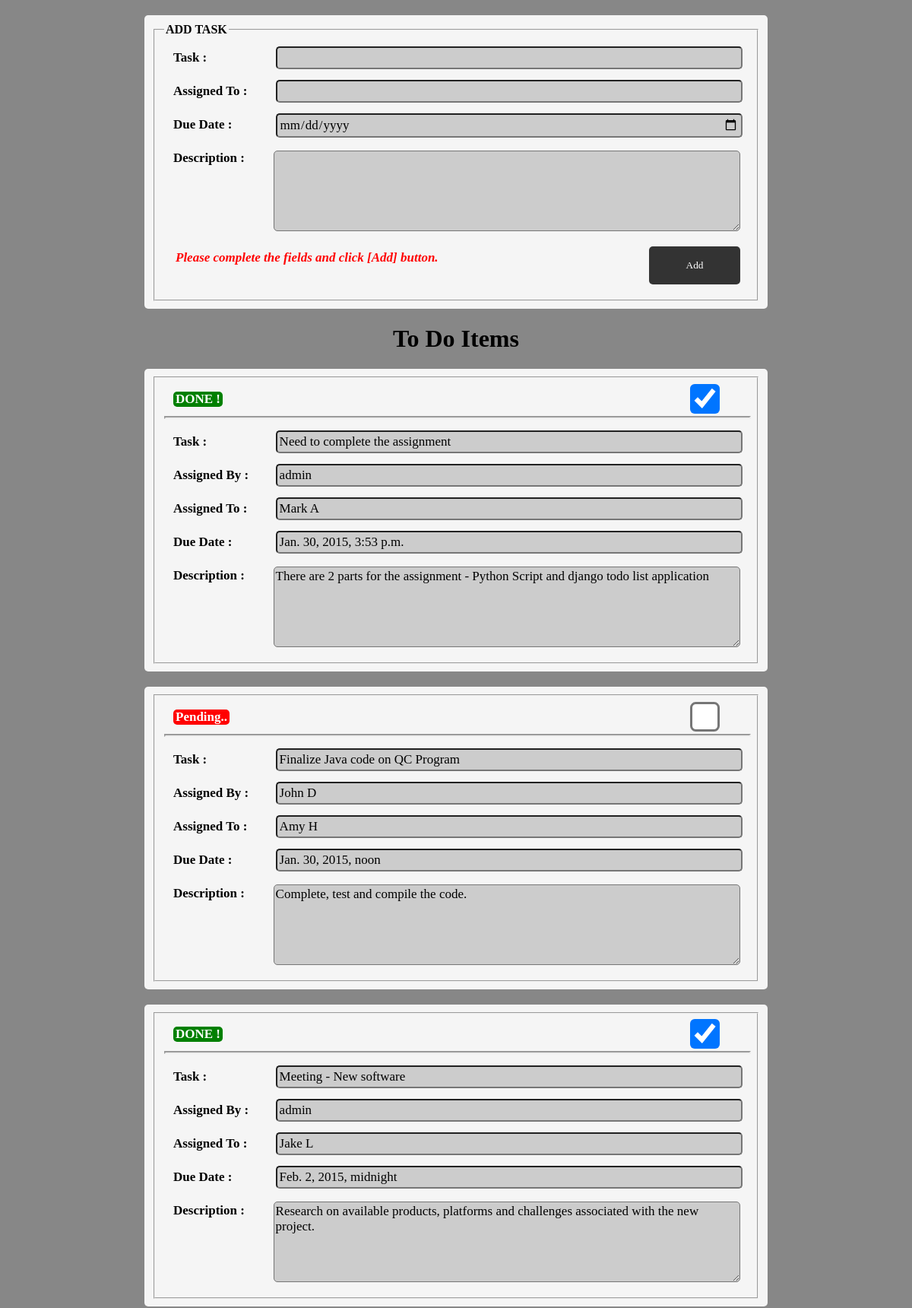
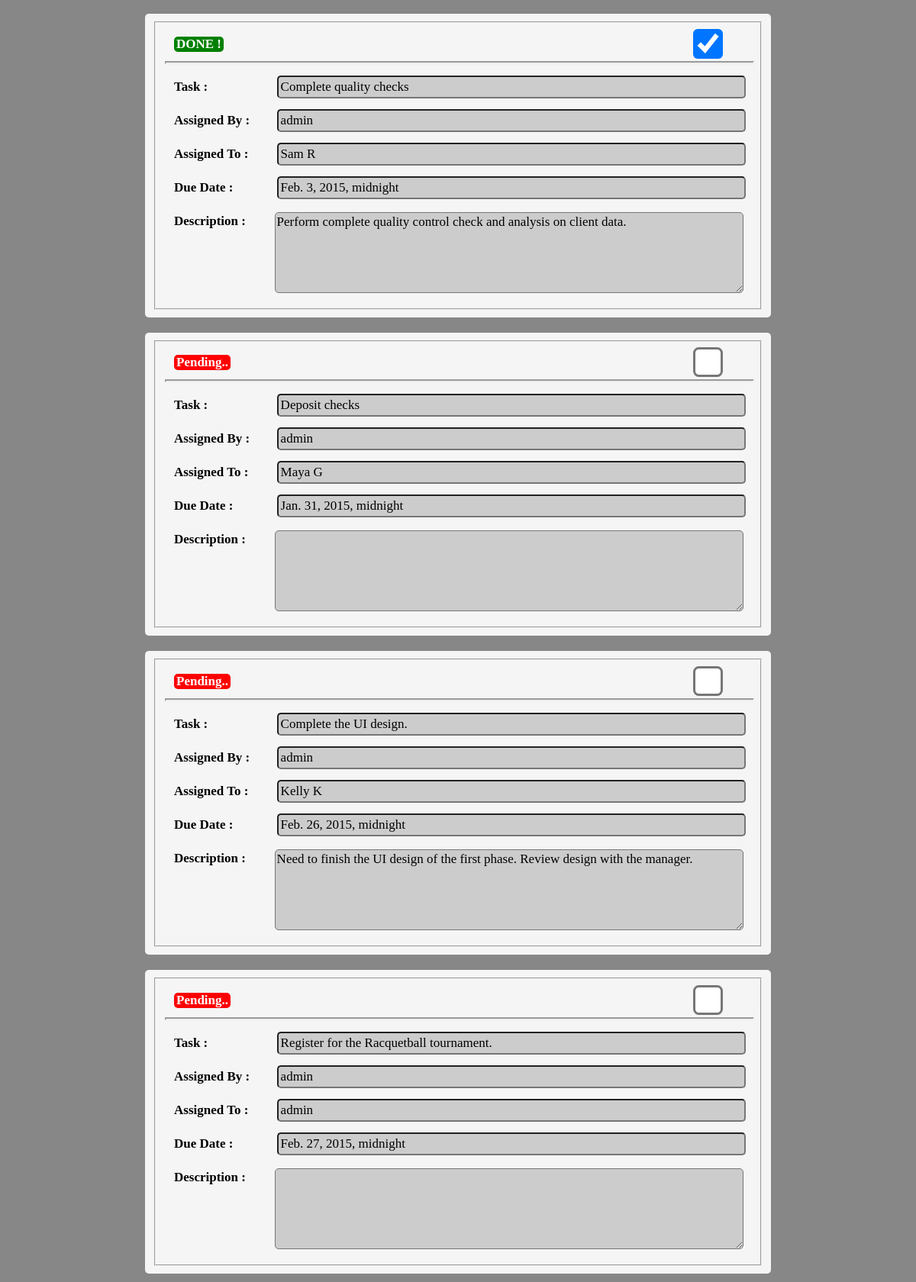
Page /todo_app/ (upper part) on the committed database (2 pictures, top to bottom).
### todo_app/models.py (models this page shows)
class Task(models.Model): # Class for todo task
    title = models.CharField(max_length=100, unique=False) # Title of the todo task
    assigned_date =  models.DateTimeField('Date Assigned') # Date of the task created
    due_date =  models.DateTimeField('Due Date') # Due date of the task
    description = models.TextField() # More descriptive information about the task
    completed = models.BooleanField(default=False); # Boolean field - if task is completed or not
    assignedby = models.CharField('Assigned By', max_length=30, blank=True, null=True)  # Name of the person who assigned the task
    assignedto = models.CharField('Assigned To', max_length=30, blank=True, null=True)  # Name of the person who is responsible of completing the task
    def __unicode__(self):  # Returns the string
        return self.title

### todo_app/views.py (the view, shortened to what this page needs)
def Index(request):
    msg = "Please complete the fields and click [Add] button.";
    task_list = Task.objects.all();
    return render_to_response("todo_app/index.html", {'todo_list':task_list, 'msg':msg})  # Returns the list of todo items

### todo_app/templates/todo_app/index.html (shortened to what this page needs)
{% load staticfiles %}
<link rel="stylesheet" type="text/css" href="{% static 'todo_app/style.css' %}" />
{% if todo_list %}
<head>
</head>
<form method="post" action="">
   <fieldset>
      <legend style="font-weight: bold;">ADD TASK</legend>
      <label>Task : </label><input type="text" class="text" name="todo[]" value="" required = "required"><br>
      <label>Assigned To : </label><input type="text" class="text"  name="todo[]" value="" required = "required"> <br>
      <label>Due Date : </label><input type="date" class="text"  name="todo[]" required = "required"><br>
      <label>Description : </label>
      <textarea id="txtArea" rows="5" name="todo[]"></textarea>
      <br>
      <input type="submit" value ="Add" /><label class="status">{{msg}}</label>
   </fieldset>
</form>
<h1>To Do Items</h1>
<body>
   {% for task in todo_list %}
   <form method="post" action="">
      <fieldset>
         {% if task.completed %}
             <input type="checkbox" id="cb_1" name="completed" checked="true"  onchange="this.form.submit();">
             <label for="cb_1" margin="0">DONE !</label>
         {% else %}
             <input type="checkbox" id="cb_2"  name="completed"  onchange="this.form.submit();">
             <label for="cb_2" margin="0">Pending..</label>
         {% endif %}
             <hr>
             <label>Task : </label><input type="text" class="text" value="{{ task }}" readonly><br>
             <label>Assigned By : </label><input type="text" class="text"  value="{{ task.assignedby }}" readonly><br>
             <label>Assigned To : </label><input type="text" class="text"  value="{{ task.assignedto }}" readonly><br>
             <label>Due Date : </label><input type="text" class="text"  value="{{ task.due_date }}" readonly><br>
             <label>Description : </label>
             <textarea id="txtArea" rows="5" readonly>{{ task.description }}</textarea><br>
      </fieldset>
   </form>
   {% endfor %}
</body>
{% else %}
<p>No tasks are available.</p>
{% endif %}

### todo_app/static/todo_app/style.css (style rules this page uses)
body { margin: 20; background: #878787; }
h1 { color : #000000; text-align : center; font-family: "SIMPSON"; }
form { background-color : #f5f5f5; width: 800px; padding: 10; margin: 20 auto; border-radius: 5px; }
input.text { width:80%; float:right; font-size: 17px; margin: 7; border-radius: 5px; background: #cccccc; padding: 3px; font-family: Palatino Linotype; }
textarea { width:80%; float:right; font-size: 17px; margin: 10; border-radius: 5px; background: #cccccc; font-family: Palatino Linotype; }
label { display: inline-block; float:left; font-size: 17px; margin: 12; font-weight: bold; font-family: Palatino Linotype; }
label.status { display: inline-block; float:left; font-size: 17px; margin: 15px; font-weight: bold; font-family: Palatino Linotype; color: red; font-style: italic; }
input[type=submit] { border-radius: 5px; border: 0; width: 120px; height: 50px; font-family: Palatino Linotype; background: #333333; color: white; margin: 10; float:right; }
hr { display: block; margin-top: 0.5em; margin-bottom: 0.5em; margin-left: auto; margin-right: auto; border-style: inset; border-width: 2px; width: 100%; }
input[type="checkbox"]:checked + label { background: green; color: white; font-family: Palatino Linotype; padding-left: 3px; padding-right: 3px; border-radius: 5px; }
input[type="checkbox"]:not(checked) + label { background: red; color: white; font-family: Palatino Linotype; padding-left: 3px; padding-right: 3px; border-radius: 5px; }
input[type=checkbox] { transform: scale(3); margin-top: 15px; margin-right: 50px; -webkit-transform: scale(3); float:right; }

### rows in the picture
Task: title "Need to complete the assignment", assignedby "admin", assignedto "Mark A", due_date "Jan. 30, 2015, 3:53 p.m.", description "There are 2 parts for the assignment - Python Script and django todo list application"
Task: title "Finalize Java code on QC Program", assignedby "John D", assignedto "Amy H", due_date "Jan. 30, 2015, noon", description "Complete, test and compile the code."
Task: title "Meeting - New software", assignedby "admin", assignedto "Jake L", due_date "Feb. 2, 2015, midnight", description "Research on available products, platforms and challenges associated with the new project."
Task: title "Complete quality checks", assignedby "admin", assignedto "Sam R", due_date "Feb. 3, 2015, midnight", description "Perform complete quality control check and analysis on client data."
Task: title "Deposit checks", assignedby "admin", assignedto "Maya G", due_date "Jan. 31, 2015, midnight"
Task: title "Complete the UI design.", assignedby "admin", assignedto "Kelly K", due_date "Feb. 26, 2015, midnight", description "Need to finish the UI design of the first phase. Review design with the manager."
Task: title "Register for the Racquetball tournament.", assignedby "admin", assignedto "admin", due_date "Feb. 27, 2015, midnight"

### other values in the picture
{{ msg }} "Please complete the fields and click [Add] button."
